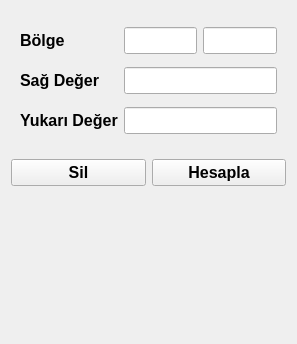
<?xml version="1.0" encoding="UTF-8"?>
<ui version="4.0">
 <class>Form</class>
 <widget class="QWidget" name="Form">
  <property name="geometry">
   <rect>
    <x>0</x>
    <y>0</y>
    <width>297</width>
    <height>344</height>
   </rect>
  </property>
  <property name="windowTitle">
   <string>Form</string>
  </property>
  <property name="styleSheet">
   <string notr="true">/* Genel stil kuralları */
* {
  background-color: #333333; /* Mavi arka plan */
  color: #FFFFFF; /* Beyaz yazı */
}

/* Sekmeler için stil kuralları */
QTabBar::tab {
  background-color: #333333; /* Sekmelerin arka plan rengi */
  color: #ffffff; /* Beyaz yazı rengi */
  margin-left: 5px; /* Solda 5px boşluk bırak */
  margin-right: 5px; /* Sağda 5px boşluk bırak */
  border-right: 1px solid #E0E0E0; /* Kalın separator */
  border-image: linear-gradient(to right, #E0E0E0 0%, #F5F5F5 50%, #E0E0E0 100%); /* Sekmelerin arasına gölge ekleme */
}

/* Fare üzerine geldiğinde sekmelerin rengi değişir */
QTabBar::tab:hover {
  background-color: #0651ff; /* Fare üzerine gelince arka plan rengi */
}

/* Seçili sekmenin rengi değişir */
QTabBar::tab:selected {
  background-color:#2980b9; /* Seçili sekmenin arka plan rengi */
}

/* Açılır menü stil kuralları */
QComboBox, QComboBox::drop-down {
  border: 1px solid #ccc; /* Kenarlık rengi ve kalınlığı */
  border-radius: 4px; /* Kenarlık köşeleri yuvarlatma */
  background-color: #ffffff; /* Açılır menünün arka plan rengi */
}

/* Seçili öğenin arka plan rengi */
QComboBox::item:selected {
  background-color: #eee;
}

/* Açılır menü ok simgesi */
QComboBox::down-arrow {
  image: url(:/siyah/asagi.png); /* Ok simgesi */
  width: 16px; /* Ok resminin genişliği */
  height: 16px; /* Ok resminin yüksekliği */
}

/* Açılır menü öğelerinin hover ve pressed efektleri */
QComboBox::item:hover {
  background-color: #f9f9f9;
}

QComboBox::item:pressed {
  background-color: #ddd;
}

/* Giriş kutuları ve açılır menülerin genel stil kuralları */
 QComboBox {
  background-color: #ffffff; /* Arka plan rengi beyaz */
  color: #333333; /* Yazı rengi */
}
QLineEdit {
  background-color: #ffffff; /* Başlangıçta arka plan rengi beyaz */
}

QLineEdit:!enabled {
  background-color: #ffff00; /* İçeriği dolu olan QLineEdit'in arka plan rengi sarı */
}

/* Butonların stil kuralları */
QPushButton, QToolButton {
  background-color: #333333; /* Arka plan rengi kırmızı */
  color: #ffffff; /* Yazı rengi beyaz */
}

/* Buton hover efekti */
QPushButton:hover, QToolButton:hover {
  background-color: #c0392b; /* Hover rengi */
}

/* Butonların stil kuralları */
QPushButton, QToolButton {
  background-color:  #333333; /* Arka plan rengi */
  color: #ffffff; /* Yazı rengi beyaz */
  border: 1px solid #b3ff26; /* Kenarlık */
  border-radius: 4px; /* Kenarlık köşeleri yuvarlatma */
  padding: 8px 16px; /* Buton içeriği için dolgular */
}

/* Buton hover efekti */
QPushButton:hover, QToolButton:hover {
  background-color: #2980b9; /* Hover rengi */
  border-color: #2980b9; /* Kenarlık rengi */
}

/* Buton basılma efekti */
QPushButton:pressed, QToolButton:pressed {
  background-color: #1f618d; /* Basılma rengi */
  border-color: #1f618d; /* Kenarlık rengi */
}

/* Radyo düğmelerinin stil kuralları */
QRadioButton {
  color: #white; /* Yazı rengi */
}

QRadioButton::indicator {
  width: 16px; /* Gösterge genişliği */
  height: 16px; /* Gösterge yüksekliği */
  border: 2px solid #3498db; /* Kenarlık rengi */
  border-radius: 8px; /* Gösterge köşeleri yuvarlatma */
  background-color: #ffffff; /* Arka plan rengi */
}

QRadioButton::indicator:checked {
  background-color: #3498db; /* Seçili arka plan rengi */
  border-color: #3498db; /* Seçili kenarlık rengi */
}

QRadioButton::indicator:hover {
  border-color: #2980b9; /* Hover kenarlık rengi */
}

QRadioButton::indicator:checked:hover {
  background-color: #2980b9; /* Seçili hover arka plan rengi */
  border-color: #2980b9; /* Seçili hover kenarlık rengi */
}

/* QLineEdit stil kuralları */
QLineEdit {
  border: 1px solid #ccc; /* Kenarlık rengi ve kalınlığı */
  border-radius: 4px; /* Kenarlık köşeleri yuvarlatma */
  /*padding: 6px; /* İçerik dolgusu */
  background-color: #ffffff; /* Arka plan rengi */
  color: #333333; /* Yazı rengi */
}

/* QLineEdit hover efekti */
QLineEdit:hover {
  border-color: #3498db; /* Kenarlık rengi */
}

/* QLineEdit odaklandığında */
QLineEdit:focus {
  border-color: #3498db; /* Kenarlık rengi */
}

/* Etiketlerin (QLabel) stil kuralları */

/* Etiketlerin hover efekti */
QLabel:hover {
  color: yellow; /* Hover rengi */
}

/* Tablo Widget stil kuralları */
QTableWidget {
  alternate-background-color: #f5f5f5; /* Alternatif satır arka plan rengi */
  background-color: #333333; /* Arka plan rengi */
  color: #ffffff; /* Yazı rengi */
  selection-background-color: #3498db; /* Seçili arka plan rengi */
  selection-color: #ffffff; /* Seçili yazı rengi */
  border: 1px solid #ccc; /* Kenarlık rengi ve kalınlığı */
  border-radius: 4px; /* Kenarlık köşeleri yuvarlatma */
  gridline-color: white;
  gridline-width: 1px; /* Satır ve sütun çizgilerinin kalınlığı */
}

/* Tablo Widget satır hover efekti */
QTableWidget::item:hover {
  background-color: #f0f0f0; /* Satır üzerine gelindiğinde arka plan rengi */
}

/* Tablo Widget başlık stil kuralları */
QHeaderView::section {
  background-color: #333333; /* Başlık arka plan rengi */
  color: #ffffff; /* Başlık yazı rengi */
  padding: 4px; /* Başlık dolgusu */
  border: none; /* Başlık kenarlığı yok */
  font-weight: bold; /* Kalın yazı tipi */
  font-size: 11pt; /* 11 punto yazı boyutu */
}

/* Tablo Widget hücre içeriği */
QTableWidget QTableWidget::item {
  font-family: Arial; /* Yazı tipi */
  font-size: 11pt; /* 11 punto yazı boyutu */
}

/* Tablo Widget'in içeriğini sığdırma */
QTableView {
  font-size: 11pt; /* Yazı boyutu */
  alternate-background-color: #f5f5f5; /* Alternatif satır arka plan rengi */
  background-color: #333333; /* Arka plan rengi */
  color: #ffffff; /* Yazı rengi */
}

/* Tablo Widget başlık hover efekti */
QHeaderView::section:hover {
  background-color: #2980b9; /* Başlık üzerine gelindiğinde arka plan rengi */
}

/* QGroupBox stil kuralları */
QGroupBox {
  border: 1px solid #ccc; /* Kenarlık rengi ve kalınlığı */
  border-radius: 6px; /* Kenarlık köşeleri yuvarlatma */
  padding: 6px; /* İçerik dolgusu */
  background-color: #333333; /* Arka plan rengi */
  color: #ffffff; /* Yazı rengi */
}

/* QGroupBox başlık stil kuralları */
QGroupBox::title {
  subcontrol-origin: margin; /* Başlık başlangıç noktası */
  subcontrol-position: top left; /* Başlık pozisyonu */
  left: 10px; /* Sol boşluk */
  padding: 0 6px; /* Başlık içeriği için dolgu */
  background-color: #333333; /* Arka plan rengi */
  color: #ffffff; /* Yazı rengi */
}

/* İç içe tablar için stil kuralları */
QTabWidget::pane {
  border: 1px solid #ccc; /* Kenarlık rengi ve kalınlığı */
  background-color: #ffffff; /* Arka plan rengi */
}

QTabWidget::tab-bar {
  alignment: center;
}

QTabBar::tab {
  border-top-left-radius: 4px;
  border-top-right-radius: 4px;
  min-width: 8ex;
  padding: 4px;
  border: 1px solid grey; /*#ccc;*/ /* Kenarlık rengi ve kalınlığı */
  background-color: #f5f5f5; /* Arka plan rengi */
  color: #333333; /* Yazı rengi */
}

QTabBar::tab:selected {
  background-color: #333333; /* Seçili sekmenin arka plan rengi */
  color: #ffffff; /* Seçili sekmenin yazı rengi */
}

/* Tablodaki satırlar ve sütunlar arası çizgilerin rengini beyaz ve ince yapma */
QTableWidget QTableView {
  gridline-color: white; /* Satır ve sütun çizgilerinin rengi */
  gridline-width: 1px; /* Satır ve sütun çizgilerinin kalınlığı */
}

/* QLineEdit içeriğinde yazı varken arka plan rengini sarı yapma */
/*QLineEdit {
  background-color: #ffffff; /* Başlangıçta arka plan rengi beyaz }*/


/*QLineEdit:focus {
  background-color: #ffff00; /* İçeriğe odaklandığında arka plan rengi sarı }*/


/* QLineEdit içeriği doluyken arka plan rengini sarı yapma */

/* Combobox stil kuralları */
QComboBox {
  border: 1px solid #ccc; /* Kenarlık rengi ve kalınlığı */
  border-radius: 4px; /* Kenarlık köşeleri yuvarlatma */
  background-color: #ffffff; /* Arka plan rengi */
}

/* Combobox üzerine gelindiğinde */
QComboBox:hover {
  background-color: #ffff00; /* Sarı arka plan rengi */
}

/* LineEdit stil kuralları */
QLineEdit {
  border: 1px solid #ccc; /* Kenarlık rengi ve kalınlığı */
  border-radius: 4px; /* Kenarlık köşeleri yuvarlatma */
  background-color: #ffffff; /* Arka plan rengi */
}

/* LineEdit üzerine gelindiğinde */
QLineEdit:hover {
  background-color: #ffff00; /* Sarı arka plan rengi */
}

/* GroupBox stil kuralları */
QGroupBox {
  border: 2px solid grey;/*#ccc;*/ /* Kenarlık rengi ve kalınlığı */
  border-radius: 6px; /* Kenarlık köşeleri yuvarlatma */
  padding: 6px; /* İçerik dolgusu */
  background-color: #333333; /* Arka plan rengi */
  color: #ffffff; /* Yazı rengi */
}

/* GroupBox üzerine gelindiğinde */
QGroupBox:hover {
  background-color: #ffff00; /* Sarı arka plan rengi */
color:#ffffff /* Yazı rengi */
}

/* CheckButton ve RadioButton stil kuralları */
QCheckBox, QRadioButton {
  color: #ffffff; /* Yazı rengi */
}

/* CheckButton ve RadioButton üzerine gelindiğinde */
QCheckBox:hover, QRadioButton:hover {
  background-color: #ffff00; /* Sarı arka plan rengi */
  color: black; /* Yazı rengi */
  border-radius: 3px; /* Kenarlık köşeleri yuvarlatma */
  /*padding: 1px; /* İçerik dolgusu */
}

/*--------------------------------------------------------------------*/

/* StackedWidget ileri ve geri butonlarının stil kuralları */
QStackedWidget &gt; QAbstractButton {
  background-color: #333333; /* Arka plan rengi ile aynı renk */
  border: none; /* Kenarlık yok */
  width: 0; /* Genişlik sıfır */
  height: 0; /* Yükseklik sıfır */
}

/* İleri ve geri butonlarının üzerine gelindiğinde */
QStackedWidget &gt; QAbstractButton:hover {
  background-color: #333333; /* Arka plan rengi ile aynı renk */
}
</string>
  </property>
  <layout class="QVBoxLayout" name="verticalLayout">
   <item>
    <widget class="QWidget" name="widget" native="true">
     <layout class="QGridLayout" name="gridLayout">
      <item row="0" column="0">
       <widget class="QLabel" name="label">
        <property name="font">
         <font>
          <family>Arial</family>
          <pointsize>12</pointsize>
          <weight>75</weight>
          <bold>true</bold>
         </font>
        </property>
        <property name="text">
         <string>Bölge</string>
        </property>
       </widget>
      </item>
      <item row="0" column="1">
       <widget class="QLineEdit" name="lineEdit_bolge_sayi">
        <property name="font">
         <font>
          <family>Arial</family>
          <pointsize>12</pointsize>
          <weight>50</weight>
          <bold>false</bold>
         </font>
        </property>
        <property name="text">
         <string/>
        </property>
       </widget>
      </item>
      <item row="0" column="2">
       <widget class="QLineEdit" name="lineEdit_bolge_harf">
        <property name="font">
         <font>
          <family>Arial</family>
          <pointsize>12</pointsize>
          <weight>50</weight>
          <bold>false</bold>
         </font>
        </property>
       </widget>
      </item>
      <item row="1" column="0">
       <widget class="QLabel" name="label_2">
        <property name="font">
         <font>
          <family>Arial</family>
          <pointsize>12</pointsize>
          <weight>75</weight>
          <bold>true</bold>
         </font>
        </property>
        <property name="text">
         <string>Sağ Değer</string>
        </property>
       </widget>
      </item>
      <item row="1" column="1" colspan="2">
       <widget class="QLineEdit" name="lineEdit_sag_deger">
        <property name="font">
         <font>
          <family>Arial</family>
          <pointsize>12</pointsize>
          <weight>50</weight>
          <bold>false</bold>
         </font>
        </property>
       </widget>
      </item>
      <item row="2" column="0">
       <widget class="QLabel" name="label_3">
        <property name="font">
         <font>
          <family>Arial</family>
          <pointsize>12</pointsize>
          <weight>75</weight>
          <bold>true</bold>
         </font>
        </property>
        <property name="text">
         <string>Yukarı Değer</string>
        </property>
       </widget>
      </item>
      <item row="2" column="1" colspan="2">
       <widget class="QLineEdit" name="lineEdit_yukari_deger">
        <property name="font">
         <font>
          <family>Arial</family>
          <pointsize>12</pointsize>
          <weight>50</weight>
          <bold>false</bold>
         </font>
        </property>
       </widget>
      </item>
     </layout>
    </widget>
   </item>
   <item>
    <layout class="QHBoxLayout" name="horizontalLayout">
     <item>
      <widget class="QPushButton" name="pushButton_sil">
       <property name="font">
        <font>
         <family>Arial</family>
         <pointsize>12</pointsize>
         <weight>75</weight>
         <bold>true</bold>
        </font>
       </property>
       <property name="text">
        <string>Sil</string>
       </property>
      </widget>
     </item>
     <item>
      <widget class="QPushButton" name="pushButton_hesapla">
       <property name="font">
        <font>
         <family>Arial</family>
         <pointsize>12</pointsize>
         <weight>75</weight>
         <bold>true</bold>
        </font>
       </property>
       <property name="text">
        <string>Hesapla</string>
       </property>
      </widget>
     </item>
    </layout>
   </item>
   <item>
    <widget class="QLabel" name="label_sonuc">
     <property name="font">
      <font>
       <family>Arial</family>
       <pointsize>14</pointsize>
       <weight>75</weight>
       <bold>true</bold>
      </font>
     </property>
     <property name="text">
      <string>&lt;html&gt;&lt;head/&gt;&lt;body&gt;&lt;p align=&quot;center&quot;&gt;&lt;br/&gt;&lt;/p&gt;&lt;/body&gt;&lt;/html&gt;</string>
     </property>
    </widget>
   </item>
  </layout>
 </widget>
 <resources/>
 <connections/>
</ui>
